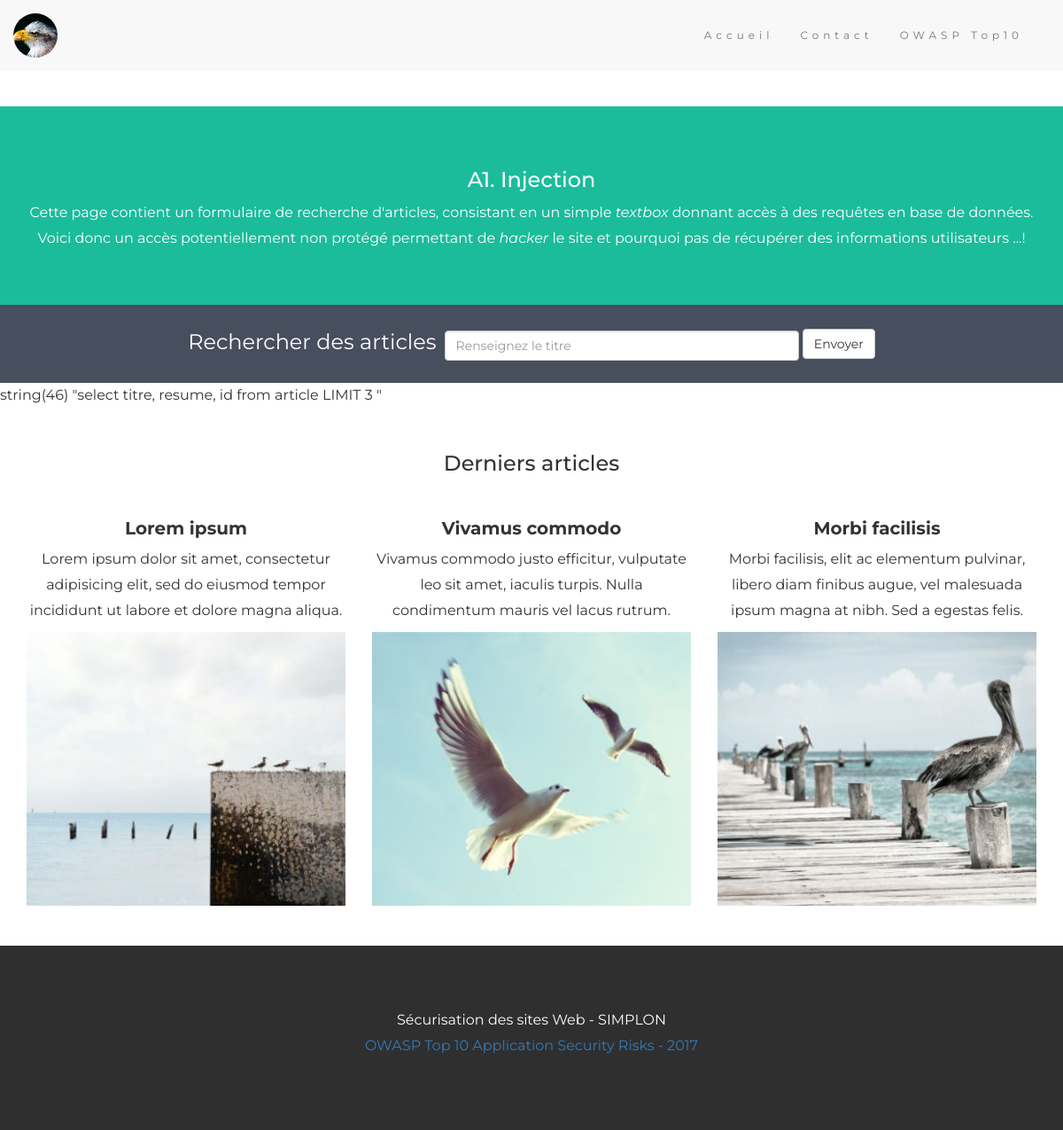
The page /site/index.php on the database its author committed.
### tables this page shows
CREATE TABLE `article` (
  `id` int(11) NOT NULL,
  `titre` varchar(80) NOT NULL,
  `resume` varchar(150) NOT NULL,
  `content` text NOT NULL
);

### site/articles.php (the view, shortened to what this page needs)
<div class="container-fluid bg-1 text-center">
    <h3>A1. Injection</h3>
    <p>
        Cette page contient un formulaire de recherche d'articles, consistant en un simple <i>textbox</i> donnant accès à des requêtes en base de données.<br />
        Voici donc un accès potentiellement non protégé permettant de <i>hacker</i> le site et pourquoi pas de récupérer des informations utilisateurs ...!
    </p>
</div>
<div class="container-fluid bg-2 text-center">
    <form class="form-inline" method="post" action="index.php">
        <div class="form-group">
            <label for="tbSearch">Rechercher des articles </label>
            <input type="text" class="form-control" id="tbSearch" name="tbSearch" placeholder="Renseignez le titre">
        </div>
        <button type="submit" class="btn btn-default">Envoyer</button>
    </form>
</div>
<?php
try {
    $bdd = new PDO('mysql:host=' . BDD_SERVER . ';dbname=' . BDD_DATABASE . ';charset=utf8;', BDD_USER, BDD_PWD);
    $sql = "select titre, resume, id from article ";
    $sql .= "LIMIT 3 ";
    var_dump($sql);
    $req = $bdd->query($sql);
    $rows = $req->fetchAll();
} catch (Exception $e) {
}
?>
<div class="container text-center">
    <br />
    <h3>Derniers articles</h3>
    <br />
    <div class="row">
        <?php if (count($rows) < 1) { ?>
            <p>Aucun résultat ne correspond à votre recherche ...</p>
        <?php } else {  ?>
            <?php foreach ($rows as $row) : ?>
                <div class="col-sm-4">
                    <h4><?= $row["titre"] ?></h4>
                    <p><?= $row["resume"] ?></p>
                    <img src="./assets/img/<?= $row["id"] ?>.jpg" class="img-responsive margin" style="width:100%" alt="Image">
                </div>
            <?php endforeach; ?>
        <?php }  ?>
    </div>
</div>

### site/index.php (shortened to what this page needs)
<!DOCTYPE html>
<html lang="fr">
<head>
    <link rel="stylesheet" href="https://maxcdn.bootstrapcdn.com/bootstrap/3.3.7/css/bootstrap.min.css">
    <link rel="stylesheet" href="./assets/css/style.css">
</head>
<body>
    <nav class="navbar navbar-default">
        <div class="container">
            <div class="navbar-header">
                <a id="logo" class="navbar-brand" href="index.html">
                    <img src="./assets/img/logo.jpg" alt="logo" class="img-circle" ></a>
            </div>
            <div class="collapse navbar-collapse" id="myNavbar">
                <ul class="nav navbar-nav navbar-right">
                    <li>
                        <a href="index.php">Accueil</a>
                    </li>
                    <li>
                        <a href="index.php?page=contact.php">Contact</a>
                    </li>
                    <li>
                        <a target="_blank" href="https://owasp.org/www-project-top-ten/OWASP_Top_Ten_2017/Top_10-2017_Top_10.html">OWASP Top10</a>
                    </li>
                </ul>
            </div>
        </div>
    </nav>
    <?php
        if( isset($_GET['page']) ) {
            $page = $_GET['page'];
            include $page;
        } else {
            include 'articles.php';
        }
    ?>
    <footer class="container-fluid padding footer text-center">
        <p>Sécurisation des sites Web - SIMPLON<br/>
            <a href="https://www2.owasp.org/www-project-top-ten/OWASP_Top_Ten_2017/Top_10-2017_Top_10.html">OWASP Top 10 Application Security Risks - 2017</a>
        </p>
    </footer>
</body>
</html>

### site/assets/css/style.css (style rules this page uses)
body { font: 20px Montserrat, sans-serif; line-height: 1.8; font-size: 16px; }
.margin { margin-bottom: 45px; }
.bg-1 { background-color: #1abc9c; color: #ffffff; padding: 50px 20px; margin-top:40px; }
.bg-2 { background-color: #474e5d; color: #ffffff; padding: 20px 20px; }
.footer { background-color: #2f2f2f; color: #fff; padding: 70px 20px; margin-top: 0; }
.navbar { padding-top: 15px; padding-bottom: 15px; border: 0; border-radius: 0; margin-bottom: 0; font-size: 12px; letter-spacing: 5px; }
#logo { padding : 0; }
#logo img { width : 50px; }
h4 { font-weight: bold; font-size: 20px; }
label { font-weight: normal; font-size: 24px; margin-right:5px; }
input { min-width: 400px; }

### rows shown on the page
article: titre "Lorem ipsum", resume "Lorem ipsum dolor sit amet, consectetur adipisicing elit, sed do eiusmod tempor incididunt ut labore et dolore magna aliqua.", shows a picture
article: titre "Vivamus commodo", resume "Vivamus commodo justo efficitur, vulputate leo sit amet, iaculis turpis. Nulla condimentum mauris vel lacus rutrum.", shows a picture
article: titre "Morbi facilisis", resume "Morbi facilisis, elit ac elementum pulvinar, libero diam finibus augue, vel malesuada ipsum magna at nibh. Sed a egestas felis.", shows a picture
